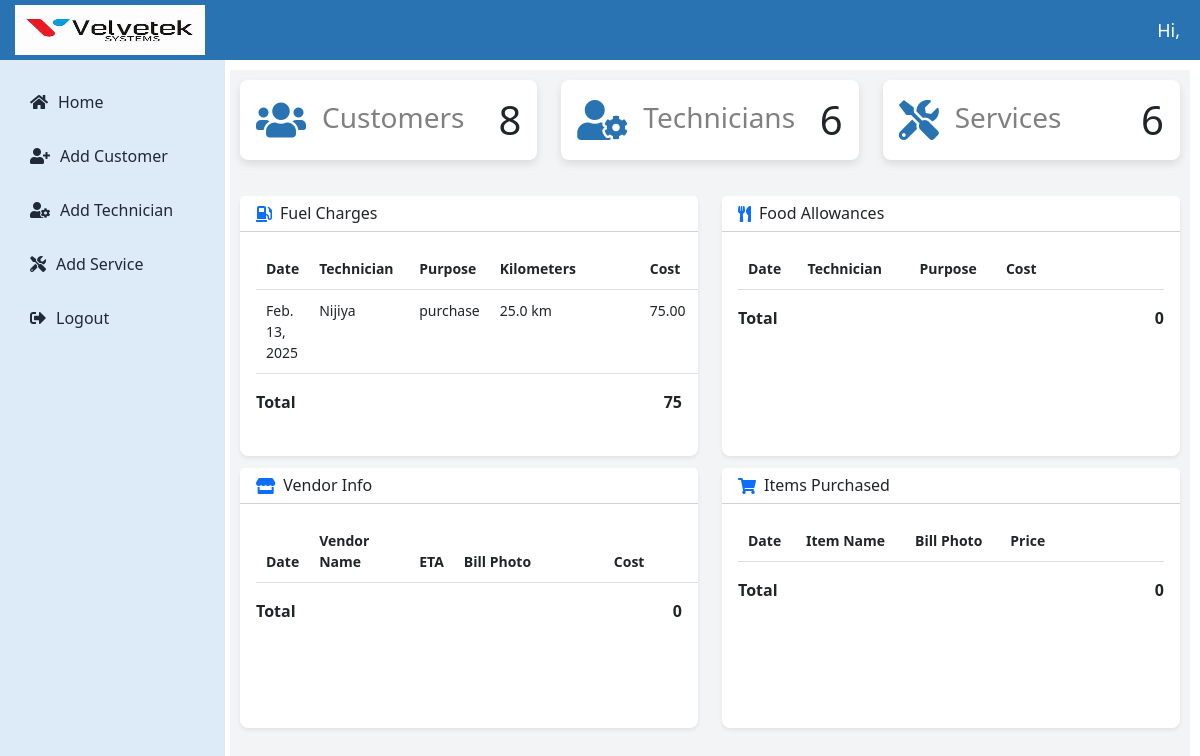
The page /velvetekapp/extra_work_admin/25/ on the database as committed earlier.
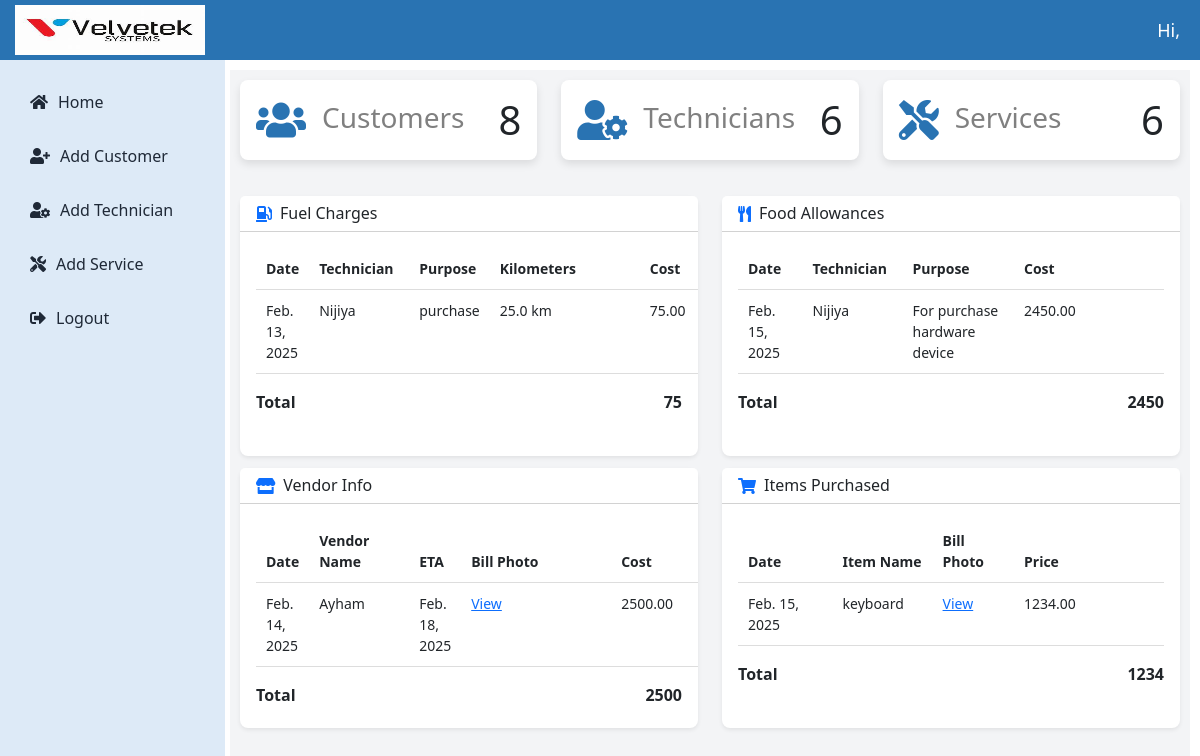
The same page on the database as committed later.
### technicianapp/models.py (models this page shows)
class FuelCharge(models.Model):
    technician_name = models.CharField(max_length=100)
    date = models.DateField()
    purpose = models.TextField()
    kilometers = models.FloatField()
    cost = models.DecimalField(max_digits=10, decimal_places=2,default=0)
    apply = models.ForeignKey(Apply, on_delete=models.CASCADE,related_name='fuel_charges', blank=True,null=True)
    customer_name = models.CharField(max_length=225)
    issue = models.TextField()

class FoodAllowance(models.Model):
    technician_name = models.CharField(max_length=100)
    date = models.DateField()
    purpose = models.TextField()
    cost = models.DecimalField(max_digits=10, decimal_places=2)
    apply = models.ForeignKey(Apply, on_delete=models.CASCADE,related_name='food_allowances',blank=True,null=True)
    customer_name = models.CharField(max_length=225)
    issue = models.TextField()

class VendorInfo(models.Model):
    date = models.DateField()
    vendor_name = models.CharField(max_length=200)
    vendor_bill_photo = models.ImageField(upload_to='vendorinfo')
    vendor_eta = models.DateField()
    vendor_cost = models.DecimalField(max_digits=10, decimal_places=2)
    apply = models.ForeignKey(Apply, on_delete=models.CASCADE,related_name='vendors',blank=True,null=True)
    customer_name = models.CharField(max_length=225)
    issue = models.TextField()

class ItemPurchased(models.Model):
    date = models.DateField()
    item_name = models.CharField(max_length=200)
    price = models.DecimalField(max_digits=10, decimal_places=2)
    bill_photo = models.ImageField(upload_to='itempurchased')
    apply = models.ForeignKey(Apply, on_delete=models.CASCADE,related_name='itempurchased',blank=True,null=True)
    customer_name = models.CharField(max_length=225)
    issue = models.TextField()

### velvetekapp/views.py (the view)
# urls.py: path('extra_work_admin/<int:service_id>/', views.extra_work_admin, name='extra_work_admin'),
def extra_work_admin(request, service_id):
    customer_count = Customer.objects.count()
    total_services = Apply.objects.count()
    technician_count = CustomUser.objects.filter(role='technician').count()
    try:
        apply_instance = Apply.objects.get(id=service_id)
    except Apply.DoesNotExist:
        messages.error(request, "Apply instance not found.")
        return redirect('apply_list')
    fuel_charges = FuelCharge.objects.filter(apply=apply_instance)
    food_allowances = FoodAllowance.objects.filter(apply=apply_instance)
    items_purchased = ItemPurchased.objects.filter(apply=apply_instance)
    vendors_info = VendorInfo.objects.filter(apply=apply_instance)
    current_status_entries = CurrentStatus.objects.filter(apply=apply_instance)
    cards = []
    if fuel_charges:
        cards.append("fuel")
    if food_allowances:
        cards.append("food")
    if vendors_info:
        cards.append("vendors")
    if items_purchased:
        cards.append("items")
    context = {
        'customer_count': customer_count,
        'total_services': total_services,
        'technician_count': technician_count,
        'apply_instance': apply_instance,
        'fuel_charges': fuel_charges,
        'food_allowances': food_allowances,
        'items_purchased': items_purchased,
        'vendors_info': vendors_info,
        'current_status_entries': current_status_entries,
        'fuel_total': fuel_charges.aggregate(total=Sum('cost'))['total'] or 0,
        'food_total': food_allowances.aggregate(total=Sum('cost'))['total'] or 0,
        'items_total': items_purchased.aggregate(total=Sum('price'))['total'] or 0,
        'vendor_total': vendors_info.aggregate(total=Sum('vendor_cost'))['total'] or 0,
        "cards": cards,
    }
    return render(request, 'additional_charges.html', context)

### templates/additional_charges.html (shortened to what this page needs)
{% extends 'admin_dashboard.html' %}
{% block content %}
<div class="container mt-4">
    <div class="row">
        <div class="col-md-6 mb-3">
            <div class="card shadow-sm fixed-card">
                <div class="card-header bg-white">
                    <div class="d-flex align-items-center">
                        <i class="fas fa-gas-pump me-2 text-primary"></i>
                        <h6 class="mb-0">Fuel Charges</h6>
                    </div>
                </div>
                <div class="card-body scrollable-card">
                    <table class="table table-sm">
                        <thead>
                            <tr>
                                <th>Date</th>
                                <th>Technician</th>
                                <th>Purpose</th>
                                <th>Kilometers</th>
                                <th>Cost</th>
                            </tr>
                        </thead>
                        <tbody>
                            {% for charge in fuel_charges %}
                            <tr>
                                <td>{{ charge.date }}</td>
                                <td>{{ charge.technician_name }}</td>
                                <td>{{ charge.purpose }}</td>
                                <td>{{ charge.kilometers }} km</td>
                                <td>{{ charge.cost }}</td>
                            </tr>
                            {% endfor %}
                        </tbody>
                    </table>
                    <div class="fw-bold d-flex justify-content-between">
                        <span>Total</span>
                        <span>{{ fuel_total }}</span>
                    </div>
                </div>
            </div>
        </div>
        <div class="col-md-6 mb-3">
            <div class="card shadow-sm fixed-card">
                <div class="card-header bg-white">
                    <div class="d-flex align-items-center">
                        <i class="fas fa-utensils me-2 text-primary"></i>
                        <h6 class="mb-0">Food Allowances</h6>
                    </div>
                </div>
                <div class="card-body scrollable-card">
                    <table class="table table-sm">
                        <thead>
                            <tr>
                                <th>Date</th>
                                <th>Technician</th>
                                <th>Purpose</th>
                                <th>Cost</th>
                            </tr>
                        </thead>
                        <tbody>
                            {% for allowance in food_allowances %}
                            <tr>
                                <td>{{ allowance.date }}</td>
                                <td>{{ allowance.technician_name }}</td>
                                <td>{{ allowance.purpose }}</td>
                                <td>{{ allowance.cost }}</td>
                            </tr>
                            {% endfor %}
                        </tbody>
                    </table>
                    <div class="fw-bold d-flex justify-content-between">
                        <span>Total</span>
                        <span>{{ food_total }}</span>
                    </div>
                </div>
            </div>
        </div>
        <div class="col-md-6 mb-3">
            <div class="card shadow-sm fixed-card">
                <div class="card-header bg-white">
                    <div class="d-flex align-items-center">
                        <i class="fas fa-store me-2 text-primary"></i>
                        <h6 class="mb-0">Vendor Info</h6>
                    </div>
                </div>
                <div class="card-body scrollable-card">
                    <table class="table table-sm">
                        <thead>
                            <tr>
                                <th>Date</th>
                                <th>Vendor Name</th>
                                <th>ETA</th>
                                <th>Bill Photo</th>
                                <th>Cost</th>
                            </tr>
                        </thead>
                        <tbody>
                            {% for vendor in vendors_info %}
                            <tr>
                                <td>{{ vendor.date }}</td>
                                <td>{{ vendor.vendor_name }}</td>
                                <td>{{ vendor.vendor_eta }}</td>
                                <td>
                                    {% if vendor.vendor_bill_photo %}
                                        <a href="{{ vendor.vendor_bill_photo.url }}">View</a>
                                    {% endif %}
                                </td>
                                <td>{{ vendor.vendor_cost }}</td>
                            </tr>
                            {% endfor %}
                        </tbody>
                    </table>
                    <div class="fw-bold d-flex justify-content-between">
                        <span>Total</span>
                        <span>{{ vendor_total }}</span>
                    </div>
                </div>
            </div>
        </div>
        <div class="col-md-6 mb-3">
            <div class="card shadow-sm fixed-card">
                <div class="card-header bg-white">
                    <div class="d-flex align-items-center">
                        <i class="fas fa-shopping-cart me-2 text-primary"></i>
                        <h6 class="mb-0">Items Purchased</h6>
                    </div>
                </div>
                <div class="card-body scrollable-card">
                    <table class="table table-sm">
                        <thead>
                            <tr>
                                <th>Date</th>
                                <th>Item Name</th>
                                <th>Bill Photo</th>
                                <th>Price</th>
                            </tr>
                        </thead>
                        <tbody>
                            {% for item in items_purchased %}
                            <tr>
                                <td>{{ item.date }}</td>
                                <td>{{ item.item_name }}</td>
                                <td>
                                    {% if item.bill_photo %}
                                        <a href="{{ item.bill_photo.url }}">View</a>
                                    {% endif %}
                                </td>
                                <td>{{ item.price }}</td>
                            </tr>
                            {% endfor %}
                        </tbody>
                    </table>
                    <div class="fw-bold d-flex justify-content-between">
                        <span>Total</span>
                        <span>{{ items_total }}</span>
                    </div>
                </div>
            </div>
        </div>
    </div>
</div>
<link rel="stylesheet" href="https://cdnjs.cloudflare.com/ajax/libs/font-awesome/5.15.4/css/all.min.css">
{% endblock %}

### templates/admin_dashboard.html (shortened to what this page needs)
<!DOCTYPE html>
{% load static %}
<html lang="en">
<head>
  <link rel="stylesheet" href="https://cdnjs.cloudflare.com/ajax/libs/font-awesome/6.0.0/css/all.min.css">
  <link href="https://cdn.jsdelivr.net/npm/bootstrap@5.3.0/dist/css/bootstrap.min.css" rel="stylesheet">
<link href="https://cdn.jsdelivr.net/npm/lightbox2@2.11.3/dist/css/lightbox.min.css" rel="stylesheet">
  <link href="https://cdnjs.cloudflare.com/ajax/libs/font-awesome/6.0.0/css/all.min.css" rel="stylesheet">
  <link rel="stylesheet" href="{% static 'assets/css/admin_dashboard.css' %}">
</head>
<body>
  <div class="topbar">
    <div class="d-flex align-items-center">
      <a href="{% url 'admin_dashboard' %}" class="logo">
        <img src="{% static 'assets/img/velvetek.jpg' %}" alt="navbar brand" />
      </a>
    </div>
    <span class="admin-text">Hi,{{user.username}}</span>
  </div>
  <div class="sidebar">
    <a href="{% url 'admin_dashboard' %}"><i class="fas fa-home"></i><span>Home</span></a>
    <a href="#" onclick="openCustomerModal()"><i class="fas fa-user-plus"></i><span>Add Customer</span></a>
    <a href="#" onclick="openTechnicianModal()"><i class="fas fa-user-cog"></i><span>Add Technician</span></a>
    <a href="#" onclick="openModal()"><i class="fas fa-tools"></i><span>Add Service</span></a>
    <a href="{% url 'logout' %}"><i class="fas fa-sign-out-alt"></i><span>Logout</span></a>
</div>
  <div class="main-content">
    <div class="row">
      <div class="col-md-4">
        <a href="{% url 'new_customer' %}" class="text-decoration-none">
          <div class="card p-3 mb-3">
            <div class="d-flex align-items-center">
              <i class="fas fa-users card-icon me-3"></i>
              <div>
                <h3 class="mb-1" style="color:grey;">Customers</h3>
              </div>
              <h1 class="ms-auto mb-0">{{ customer_count }}</h1>
            </div>
          </div>
        </a>
      </div>
      <div class="col-md-4">
        <a href="{% url 'list_technicians' %}" class="text-decoration-none">
          <div class="card p-3 mb-3">
            <div class="d-flex align-items-center">
              <i class="fas fa-user-cog card-icon me-3"></i>
              <div>
                <h3 class="mb-1" style="color:grey">Technicians</h3>
              </div>
              <h1 class="ms-auto mb-0">{{ technician_count  }}</h1>
            </div>
          </div>
        </a>
      </div>
      <div class="col-md-4">
        <a href="{% url 'admin_dashboard' %}" class="text-decoration-none">
          <div class="card p-3 mb-3">
            <div class="d-flex align-items-center">
              <i class="fas fa-tools card-icon me-3"></i>
              <div>
                <h3 class="mb-1" style="color:grey">Services</h3>
              </div>
              <h1 class="ms-auto mb-0">{{ total_services   }}</h1>
            </div>
          </div>
        </a>
    </div>
    {% block content %}{% endblock %}
</body>
</html>

### static/assets/css/admin_dashboard.css (style rules this page uses)
:root { --primary-color: #2973B2; --secondary-color: #F3F4F6; --accent-color: #441172; --text-color: #1F2937; --white: #ffffff; --sidebar-color: #DDEAF7; }
.topbar { background-color: var(--primary-color); height: 60px; display: flex; justify-content: space-between; align-items: center; padding: 0 20px; padding-left: 15px; color: var(--white); margin-bottom: 10px; }
.topbar .logo img { height: 50px; width: 200px; padding-right: 10px; }
.topbar .admin-text { font-size: 18px; font-weight: 500; }
.sidebar { height: calc(100vh - 50px); width: 225px; background-color: var(--sidebar-color); color: var(--text-color); position: absolute; top: 60px; left: 0; padding: 20px 15px; display: flex; flex-direction: column; justify-content: flex-start; transition: left 0.3s ease; }
.sidebar a { text-decoration: none; color: var(--text-color); display: flex; align-items: center; padding: 10px 15px; margin-bottom: 10px; border-radius: 4px; transition: background-color 0.3s ease; }
.sidebar a i { margin-right: 10px; }
.main-content { margin-left: 230px; padding: 10px; background-color: var(--secondary-color); min-height: calc(100vh - 60px); margin-top: 5px; margin-right: 10px; }
.card { border: none; border-radius: 8px; box-shadow: 0 4px 8px rgba(0, 0, 0, 0.1); transition: transform 0.2s ease, box-shadow 0.2s ease; }
.card .card-icon { font-size: 40px; color: var(--primary-color); }
.table { width: 100%; word-wrap: break-word; white-space: normal; table-layout: auto; border-collapse: collapse; }
.table th:nth-child(2), .table td:nth-child(2) { min-width: 100px !important; max-width: 150px !important; }
.table th:nth-child(4), .table td:nth-child(4) { min-width: 150px !important; max-width: 200px !important; }
.table th:nth-child(5), .table td:nth-child(5) { min-width: 150px !important; max-width: 150px !important; }
.table th, .table td { padding: 10px !important; text-align: left !important; border-bottom: 1px solid #ddd !important; border-right: none !important; border-left: none !important; }

### templates/additional_charges.html (style rules this page uses)
.fixed-card { height: 260px; }
.scrollable-card { overflow-y: auto; }
.table-sm { font-size: 0.875rem; }
.mb-3 { margin-bottom: 12px !important; }

Rows that differ between the two databases and show on the page:
added FoodAllowance: date "Feb. 15, 2025", technician_name "Nijiya", purpose "For purchase hardware device", cost "2450.00"
added VendorInfo: date "Feb. 14, 2025", vendor_name "Ayham", vendor_eta "Feb. 18, 2025", vendor_cost "2500.00"
added ItemPurchased: date "Feb. 15, 2025", item_name "keyboard", price "1234.00"
Other text that changed with them:
{{ food_total }}: "0" → "2450"
{{ vendor_total }}: "0" → "2500"
{{ items_total }}: "0" → "1234"
